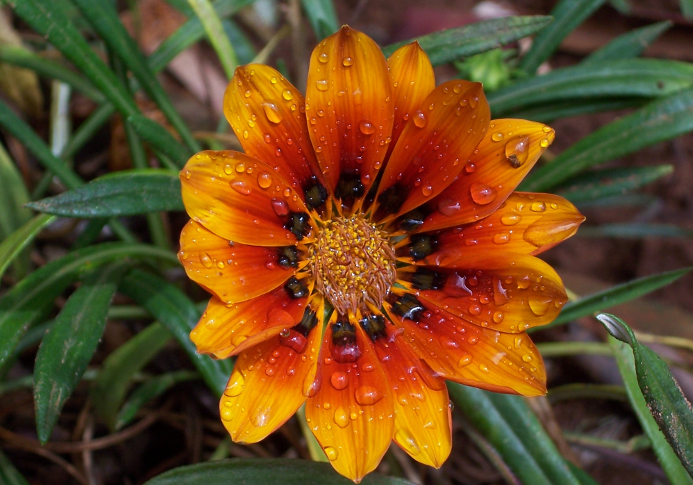
#> input picture assets/color_tweak.png, 693 x 485 px, found by its file name
$ python color_tweak.py
#> lines starting #> are read from the running program, lines starting #| are printed output that depends on the picture
from PIL import Image

img = Image.open('assets\\color_tweak.png')
#> img is the input picture: PIL image 693x485 RGBA; mean R, G, B, A 106.2, 73.9, 33.3, 255

img = img.convert('RGBA')
R,G,B,Alpha = img.split()
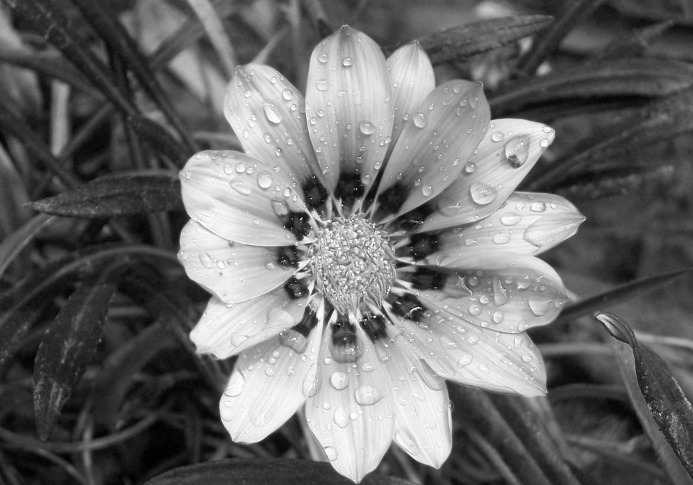
#> R: PIL image 693x485 L; min 0, max 255, mean 106.2
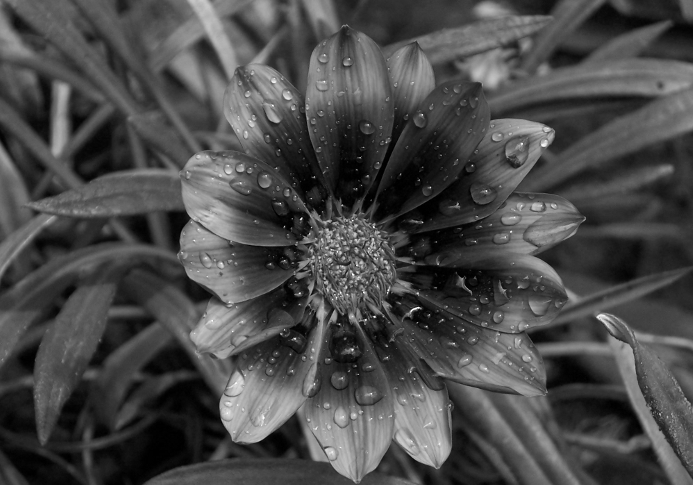
#> G: PIL image 693x485 L; min 0, max 255, mean 73.9
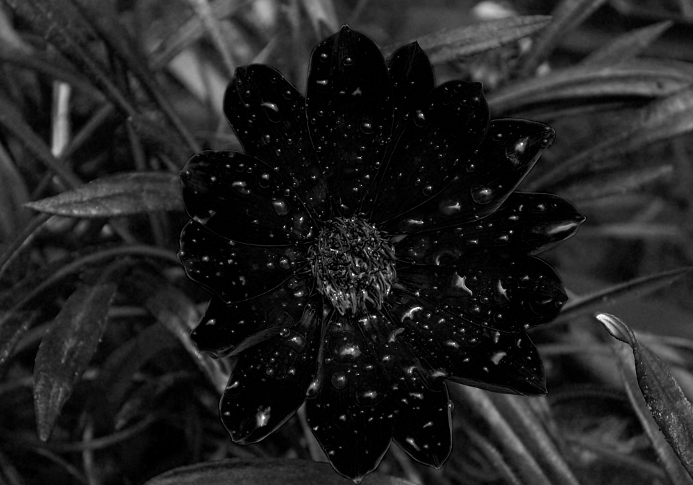
#> B: PIL image 693x485 L; min 0, max 255, mean 33.3
#> Alpha: PIL image 693x485 L; every value is 255

img = Image.merge("RGBA",(G,R,B,Alpha))
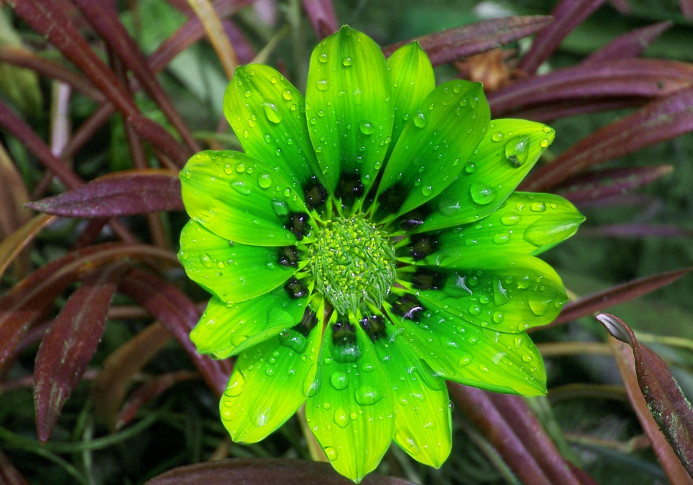
#> img: PIL image 693x485 RGBA; mean R, G, B, A 73.9, 106.2, 33.3, 255
img.show()

$ run again, with assets/Before_brightened.png copied over assets/color_tweak.png
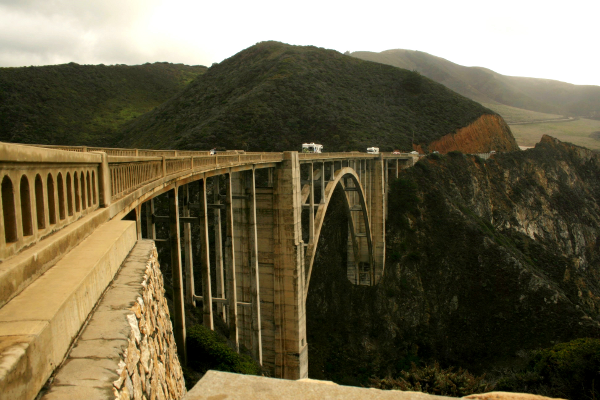
#> input picture assets/Before_brightened.png, 600 x 400 px, found by its file name
#> img is the input picture: PIL image 600x400 RGB; mean R, G, B 107.4, 99.1, 73
#> `R,G,B,Alpha = img.split()`:
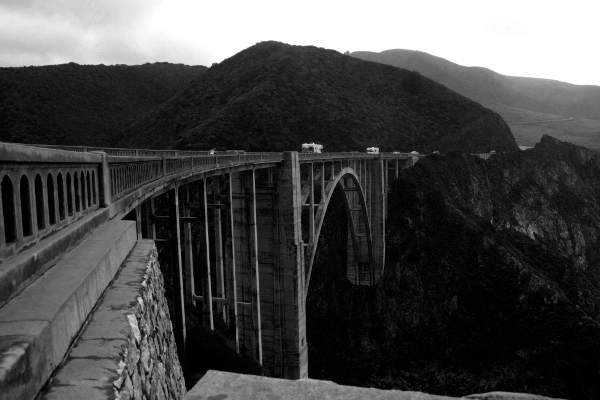
#> B: PIL image 600x400 L; min 0, max 255, mean 73
#> Alpha: PIL image 600x400 L; every value is 255
#> `img = Image.merge("RGBA",(G,R,B,Alpha))`:
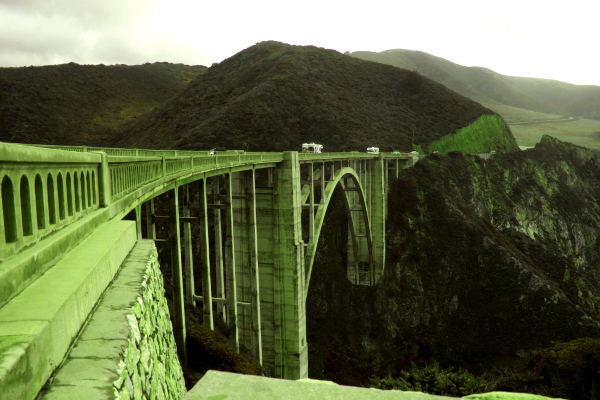
#> img: PIL image 600x400 RGBA; mean R, G, B, A 99.1, 107.4, 73, 255

$ run again, with assets/bridge.png copied over assets/color_tweak.png
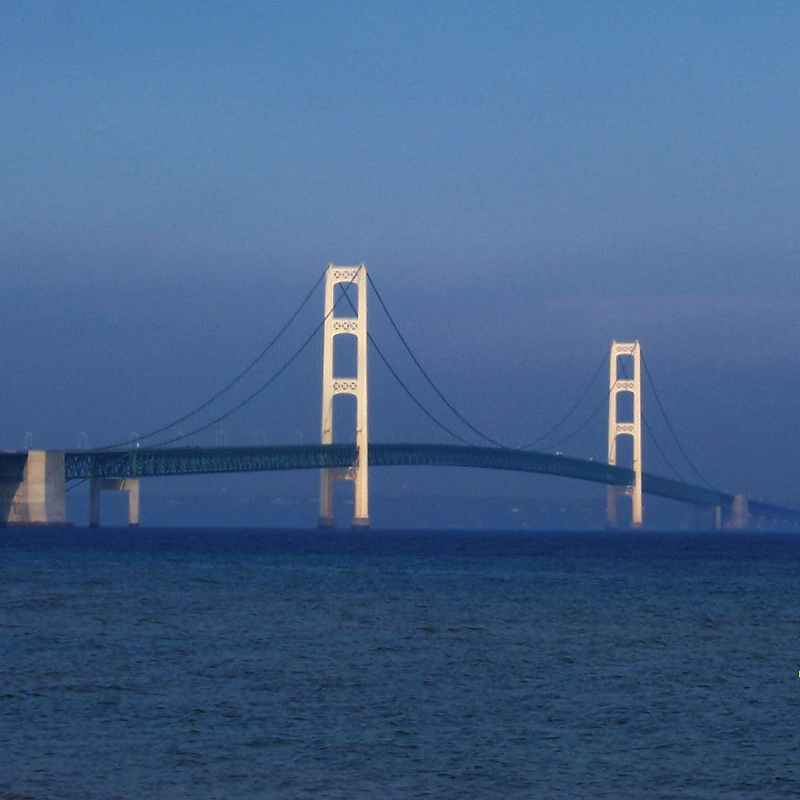
#> input picture assets/bridge.png, 800 x 800 px, found by its file name
#> img is the input picture: PIL image 800x800 RGBA; mean R, G, B, A 67.2, 97.6, 137.4, 255
#> `R,G,B,Alpha = img.split()`:
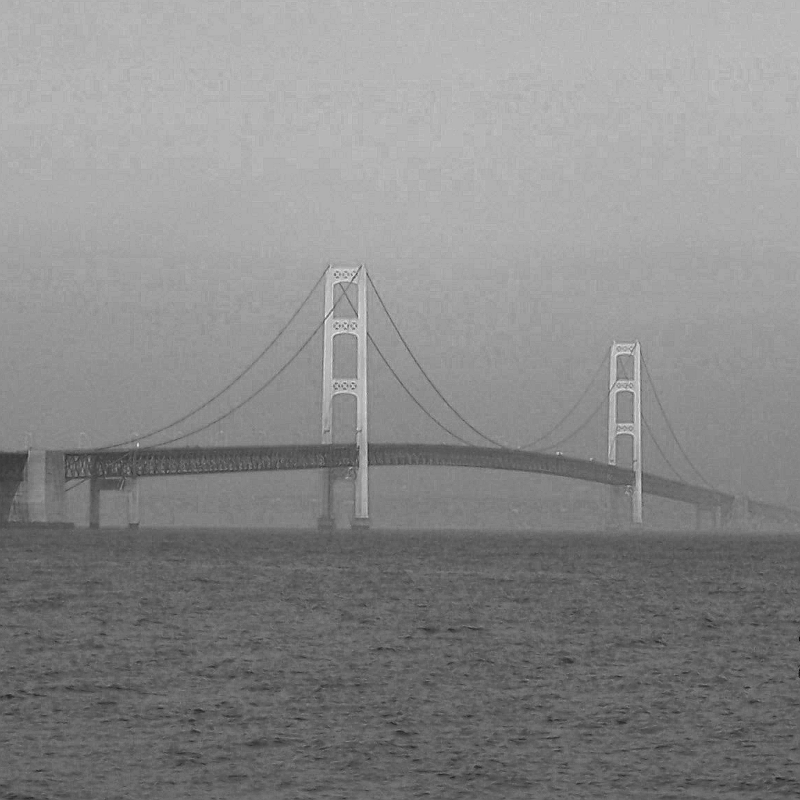
#> B: PIL image 800x800 L; min 13, max 244, mean 137.4
#> Alpha: PIL image 800x800 L; every value is 255
#> `img = Image.merge("RGBA",(G,R,B,Alpha))`:
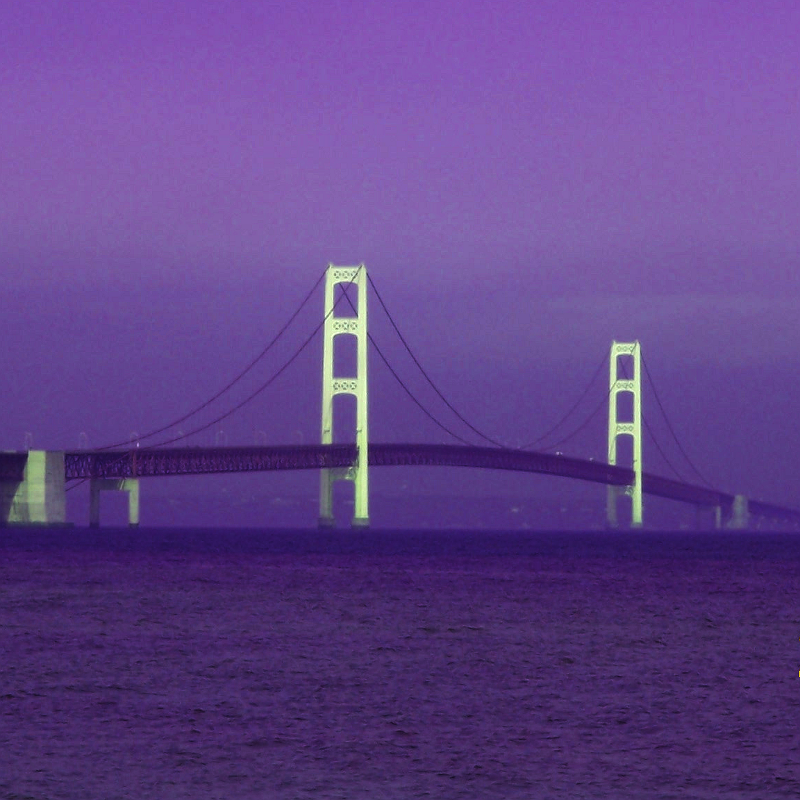
#> img: PIL image 800x800 RGBA; mean R, G, B, A 97.6, 67.2, 137.4, 255
